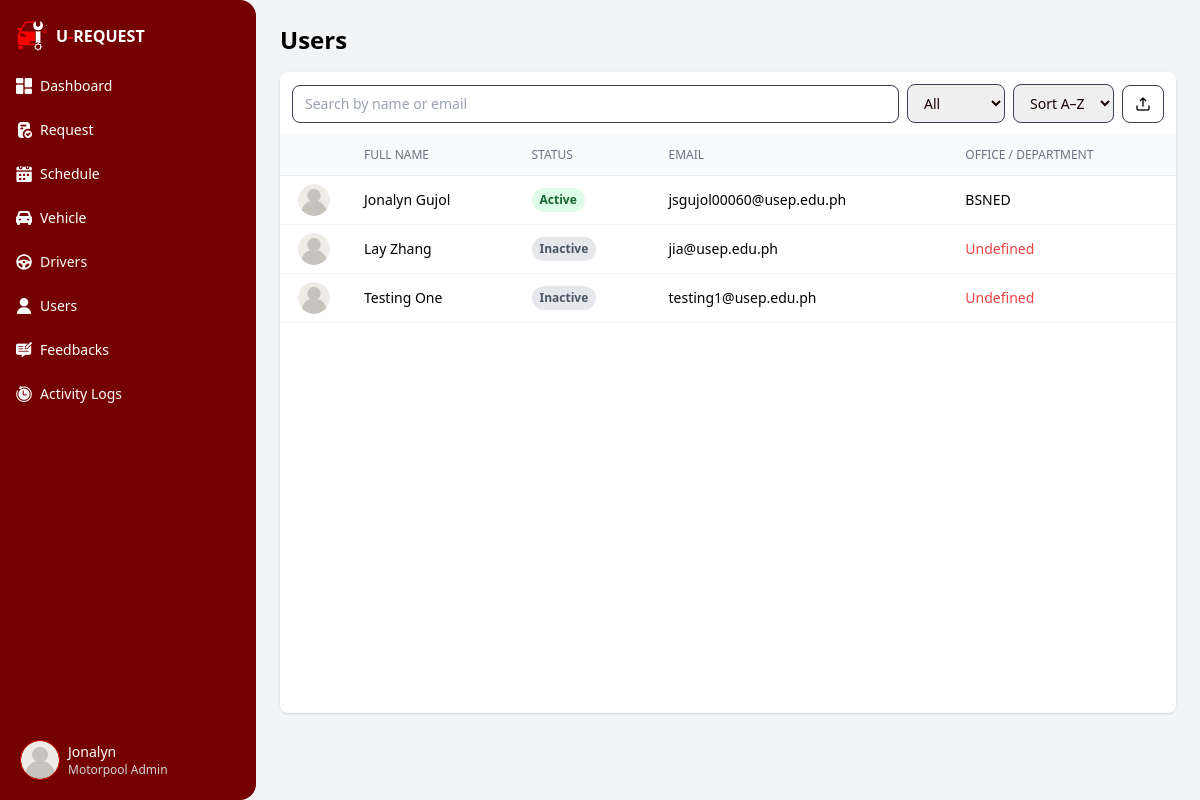
The app's page /app/modules/motorpool_admin/views/users.php (signed in), older data.
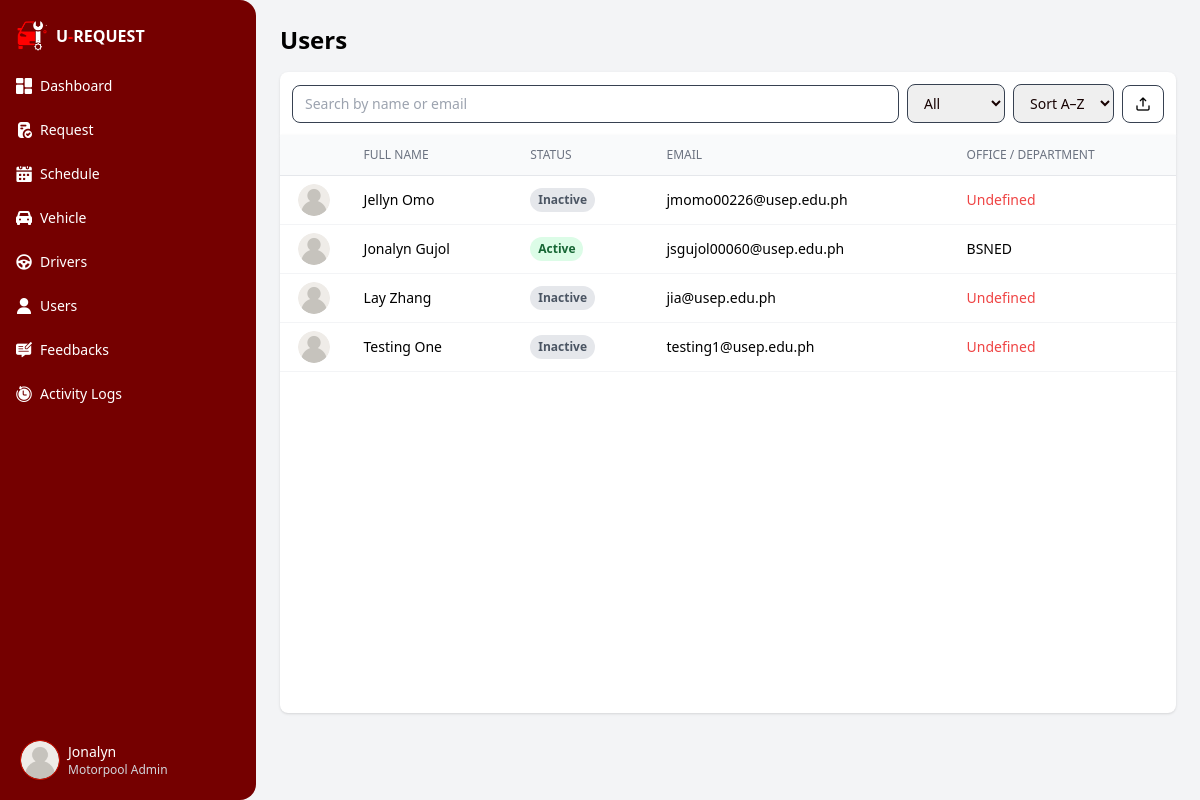
The same page, newer data.
### tables this page shows
CREATE TABLE `requester` (
  `req_id` int(10) unsigned NOT NULL AUTO_INCREMENT,
  `requester_id` varchar(50) DEFAULT NULL,
  `firstName` varchar(50) DEFAULT NULL,
  `lastName` varchar(50) DEFAULT NULL,
  `contact` varchar(11) DEFAULT NULL,
  `pass` varchar(255) DEFAULT NULL,
  `email` varchar(100) DEFAULT NULL,
  `officeOrDept` varchar(250) DEFAULT NULL,
  `profile_pic` varchar(255) DEFAULT NULL,
  PRIMARY KEY (`req_id`)
);

### app/core/BaseModel.php (called while the page is built, shortened)
<?php
class BaseModel {
    protected $host = 'localhost';
    protected $user = 'root';
    protected $pass = '';
    protected $name = 'u_request';
    private function connect() {
        $this->db = @new mysqli($this->host, $this->user, $this->pass, $this->name);
    }
}

### app/controllers/UserAdminController.php (called while the page is built, shortened)
<?php
require_once __DIR__ . '/../models/UserAdminModel.php';
class UserAdminController {
    private $model;
    public function __construct() {
        $this->model = new UserAdminModel();
    }
    public function getUsers($search = '', $status = 'all', $sort = 'az') {
        return $this->model->getUsers($search, $status, $sort);
    }
}

### app/models/UserAdminModel.php (called while the page is built, shortened)
<?php
require_once __DIR__ . '/../core/BaseModel.php';
class UserAdminModel extends BaseModel
{
    public function getUsers($search = '', $status = 'all', $sort = 'az')
    {
        $sql = "
        SELECT
            r.req_id,
            r.requester_id,
            r.firstName,
            r.lastName,
            CONCAT(r.firstName, ' ', r.lastName) AS full_name,
            r.email,
            r.officeOrDept,
            r.profile_pic,
            CASE
                WHEN EXISTS (
                    SELECT 1
                    FROM vw_rqtrack v
                    WHERE v.req_id = r.req_id
                    AND v.req_status <> 'Completed'
                ) THEN 'Active'
                ELSE 'Inactive'
            END AS account_status
        FROM requester r
        WHERE 1=1
    ";
        if ($sort === 'az') {
            $sql .= " ORDER BY full_name ASC";
        } elseif ($sort === 'za') {
            $sql .= " ORDER BY full_name DESC";
        }
        $result = $this->db->query($sql);
        return $result->fetch_all(MYSQLI_ASSOC);
    }
}

### app/modules/motorpool_admin/views/users.php (the view, shortened to what the changed rows need)
<?php
require_once __DIR__ . '/../../../controllers/UserAdminController.php';
$controller = new UserAdminController();
$users = $controller->getUsers();
?>
<!DOCTYPE html>
<html lang="en">
<head>
  <link rel="stylesheet" href="<?php echo PUBLIC_URL; ?>/assets/css/output.css" />
</head>
<body class="bg-gray-100">
  <main class="ml-16 md:ml-64 flex flex-col min-h-screen transition-all duration-300">
    <div class="p-6">
      <h1 class="text-2xl font-bold mb-4">Users</h1>
      <div x-data="{ showDetails: false, selected: {} }" class="grid grid-cols-1 md:grid-cols-3 gap-4">
        <div :class="showDetails ? 'col-span-2' : 'col-span-3'">
          <div id="table" class="overflow-x-auto h-[578px] overflow-y-auto rounded-b-lg shadow bg-white">
            <table class="min-w-full divide-y divide-gray-200 bg-white rounded-lg p-2">
              <thead class="bg-gray-50">
                <tr>
                  <th class="px-4 py-2">&nbsp;</th>
                  <th class="px-4 py-2 text-left text-xs font-medium text-gray-500 uppercase">Full Name</th>
                  <th class="px-4 py-2 text-left text-xs font-medium text-gray-500 uppercase">Status</th>
                  <th class="px-4 py-2 text-left text-xs font-medium text-gray-500 uppercase">Email</th>
                  <th class="px-4 py-2 text-left text-xs font-medium text-gray-500 uppercase">Office / Department</th>
                </tr>
              </thead>
              <tbody id="usersTable" class="text-sm">
                <?php if (!empty($users)): ?>
                  <?php foreach ($users as $user): ?>
                    <tr
                      @click="selected = {
                        email: '<?= htmlspecialchars($user['email']) ?>',
                        firstName: '<?= htmlspecialchars($user['firstName']) ?>',
                        lastName: '<?= htmlspecialchars($user['lastName']) ?>',
                        requester_id: '<?= htmlspecialchars($user['requester_id']) ?>',
                        officeOrDept: '<?= htmlspecialchars($user['officeOrDept']) ?>',
                        profile_pic: '<?= !empty($user['profile_pic']) ? $user['profile_pic'] : '/public/assets/img/user-default.png' ?>',
                        account_status: '<?= htmlspecialchars($user['account_status']) ?>'
                      }; showDetails = true"
                      class="hover:bg-gray-100 cursor-pointer border-b border-gray-100"
                    >
                      <td class="px-2 py-2">
                        <img src="<?= !empty($user['profile_pic']) ? $user['profile_pic'] : '/public/assets/img/user-default.png' ?>" class="size-8 rounded-full object-cover mx-auto">
                      </td>
                      <td class="px-4 py-2"><?= htmlspecialchars($user['firstName'] . ' ' . $user['lastName']) ?></td>
                      <td class="px-4 py-2">
                        <span class="inline-block px-2 py-1 text-xs font-semibold rounded-full
                          <?= $user['account_status'] === 'Active' ? 'bg-green-100 text-green-800' : 'bg-gray-200 text-gray-600' ?>">
                          <?= htmlspecialchars($user['account_status']) ?>
                        </span>
                      </td>
                      <td class="px-4 py-2"><?= htmlspecialchars($user['email']) ?></td>
                      <td class="px-4 py-2">
                        <?= !empty($user['officeOrDept']) ? htmlspecialchars($user['officeOrDept']) : '<span class="text-red-500">Undefined</span>' ?>
                      </td>
                    </tr>
                  <?php endforeach; ?>
                <?php else: ?>
                  <tr>
                    <td colspan="5" class="text-center py-4 text-gray-500">No user records found.</td>
                  </tr>
                <?php endif; ?>
              </tbody>
            </table>
          </div>
        </div>
        </div>
      </div>
</main>
</body>
</html>

Row changes from the older to the newer data that the page shows:
added requester: firstName+lastName "Jellyn Omo", account_status "Inactive", email "jmomo00226@usep.edu.ph", shows "Undefined"
